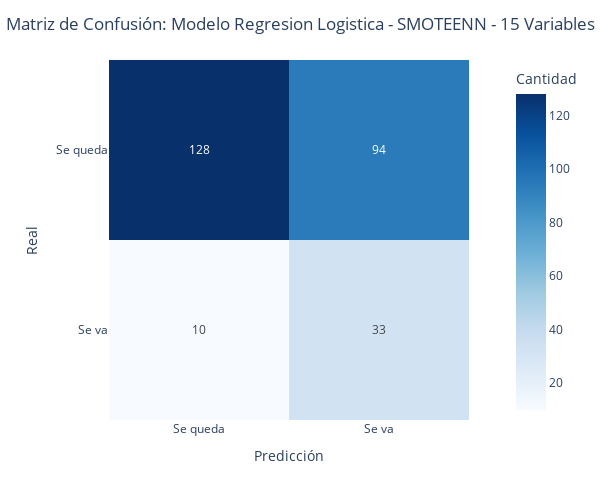

Source (notebook cell):
### Code cell
gr = show_confusion_matrix(y_test, pred, 'Regresion Logistica - SMOTEENN - 15 Variables')
gr

### Figure 1 — Plotly figure (JSON) as saved in the notebook; plotly's stock layout.template omitted (floating-point values rounded to 4 significant figures)
{"data": [{"coloraxis": "coloraxis", "hovertemplate": "Predicción: %{x}<br>Real: %{y}<br>Cantidad: %{z}<extra></extra>", "name": "0", "texttemplate": "%{z}", "type": "heatmap", "x": ["Se queda", "Se va"], "xaxis": "x", "y": ["Se queda", "Se va"], "yaxis": "y", "z": [[128, 94], [10, 33]]}], "layout": {"coloraxis": {"colorbar": {"title": {"text": "Cantidad"}}, "colorscale": [[0, "rgb(247,251,255)"], [0.125, "rgb(222,235,247)"], [0.25, "rgb(198,219,239)"], [0.375, "rgb(158,202,225)"], [0.5, "rgb(107,174,214)"], [0.625, "rgb(66,146,198)"], [0.75, "rgb(33,113,181)"], [0.875, "rgb(8,81,156)"], [1, "rgb(8,48,107)"]]}, "height": 500, "margin": {"t": 60}, "title": {"text": "Matriz de Confusión: Modelo Regresion Logistica - SMOTEENN - 15 Variables", "x": 0.5}, "width": 600, "xaxis": {"anchor": "y", "constrain": "domain", "domain": [0, 1], "scaleanchor": "y", "title": {"text": "Predicción"}}, "yaxis": {"anchor": "x", "autorange": "reversed", "constrain": "domain", "domain": [0, 1], "title": {"text": "Real"}}}}
